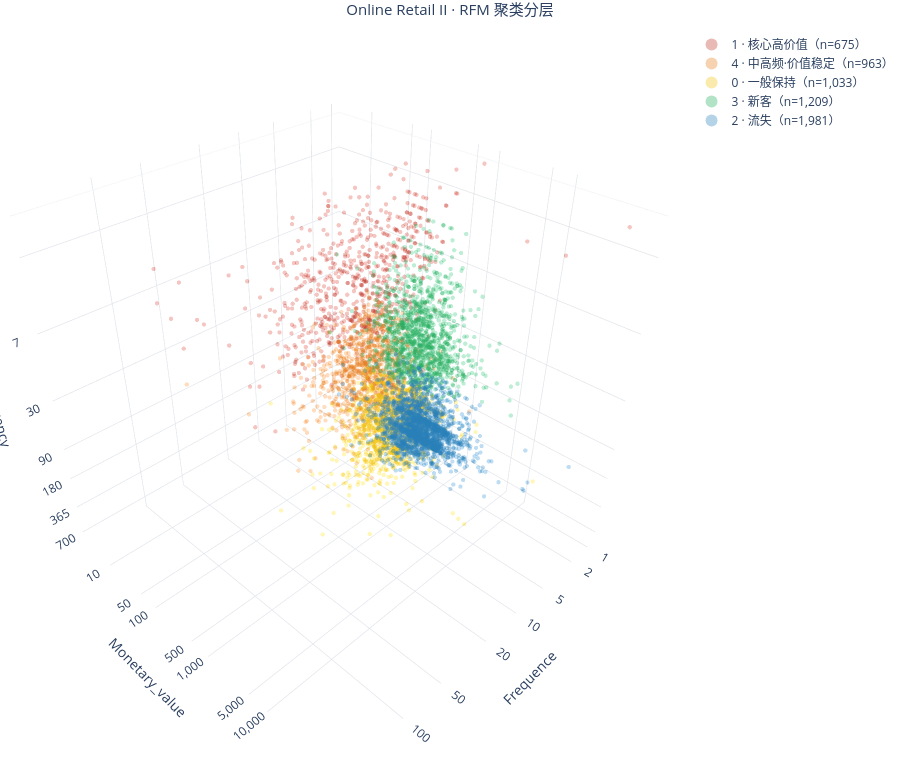

Notebook cell for this chart:
### Code cell
#| column: page  
import plotly.graph_objects as go

PAL = ["#C0392B", "#E67E22", "#F1C40F", "#27AE60", "#2980B9"]
color = {c: PAL[i % len(PAL)] for i, c in enumerate(order)}

f_ticks = [0, 1, 2, 5, 10, 20, 50, 100]
m_ticks = [0, 10, 50, 100, 500, 1000, 5000, 10000]
r_ticks = [0, 1, 7, 30, 90, 180, 365, 700]

f_tv, f_tt = ticks(rfm_clv["frequency"], f_ticks)
m_tv, m_tt = ticks(rfm_clv["monetary_value"], m_ticks)
r_tv, r_tt = ticks(rfm_clv["recency"], r_ticks)


def hover(r):
    return (f"客户 {r['customer_id']}<br>"
            f"Frequency: {r['frequency']:,.0f} 单<br>"
            f"Monetary: {r['monetary_value']:,.0f}<br>"
            f"Recency: {r['recency']:,.0f} 天<br>"
            f"CLV: {r['clv_estimate']:,.0f} <br>"
            )

fig = go.Figure()
for c in order:
    g = rfm_clv[rfm_clv["Cluster"] == c]
    fig.add_trace(go.Scatter3d(
        x=np.log1p(g["frequency"]),
        y=np.log1p(g["monetary_value"]),
        z=-np.log1p(g["recency"]),          # recency = 距今天数，取负号后越大越近
        mode="markers",
        name=f"{c} · {label_map[c]}（n={len(g):,}）",
        marker=dict(size=2.5, color=color[c], opacity=0.35),
        customdata=np.stack([g["frequency"], g["monetary_value"],
                             g["recency"], g["clv_estimate"]], -1),
        hovertemplate=g.apply(hover, axis=1), 
    ))

fig.update_layout(
    height=760, margin=dict(l=0, r=0, t=30, b=0),
    legend=dict(itemsizing="constant"),
    scene=dict(
            xaxis=axis_cfg("Frequence", f_tv, f_tt), 
            yaxis=axis_cfg("Monetary_value", m_tv, m_tt), 
            zaxis=axis_cfg("-Recency", r_tv, r_tt, neg=True), 
            aspectmode="cube"
        ),
    title=dict(
            text="Online Retail II · RFM 聚类分层", 
            x=0.5, font=dict(size=15)
        ),
)
fig.show()

### Figure 1 — Plotly figure (JSON) as saved in the notebook; plotly's stock layout.template omitted (floating-point values rounded to 4 significant figures; data arrays with more than 128 entries replaced by an {"elided": "..."} marker saying what was removed)
{"data": [{"customdata": {"elided": "675x4 float values"}, "hovertemplate": {"elided": "675 str values"}, "marker": {"color": "#C0392B", "opacity": 0.35, "size": 2.5}, "mode": "markers", "name": "1 · 核心高价值（n=675）", "type": "scatter3d", "x": {"elided": "675 float values"}, "y": {"elided": "675 float values"}, "z": {"elided": "675 float values"}}, {"customdata": {"elided": "963x4 float values"}, "hovertemplate": {"elided": "963 str values"}, "marker": {"color": "#E67E22", "opacity": 0.35, "size": 2.5}, "mode": "markers", "name": "4 · 中高频·价值稳定（n=963）", "type": "scatter3d", "x": {"elided": "963 float values"}, "y": {"elided": "963 float values"}, "z": {"elided": "963 float values"}}, {"customdata": {"elided": "1033x4 float values"}, "hovertemplate": {"elided": "1033 str values"}, "marker": {"color": "#F1C40F", "opacity": 0.35, "size": 2.5}, "mode": "markers", "name": "0 · 一般保持（n=1,033）", "type": "scatter3d", "x": {"elided": "1033 float values"}, "y": {"elided": "1033 float values"}, "z": {"elided": "1033 float values"}}, {"customdata": {"elided": "1209x4 float values"}, "hovertemplate": {"elided": "1209 str values"}, "marker": {"color": "#27AE60", "opacity": 0.35, "size": 2.5}, "mode": "markers", "name": "3 · 新客（n=1,209）", "type": "scatter3d", "x": {"elided": "1209 float values"}, "y": {"elided": "1209 float values"}, "z": {"elided": "1209 float values"}}, {"customdata": {"elided": "1981x4 float values"}, "hovertemplate": {"elided": "1981 str values"}, "marker": {"color": "#2980B9", "opacity": 0.35, "size": 2.5}, "mode": "markers", "name": "2 · 流失（n=1,981）", "type": "scatter3d", "x": {"elided": "1981 float values"}, "y": {"elided": "1981 float values"}, "z": {"elided": "1981 float values"}}], "layout": {"height": 760, "legend": {"itemsizing": "constant"}, "margin": {"b": 0, "l": 0, "r": 0, "t": 30}, "scene": {"aspectmode": "cube", "xaxis": {"backgroundcolor": "rgba(247,248,250,0.9)", "gridcolor": "#E5E7EB", "showbackground": true, "ticktext": ["0", "1", "2", "5", "10", "20", "50", "100"], "tickvals": [0, 0.6931, 1.099, 1.792, 2.398, 3.045, 3.932, 4.615], "title": {"text": "Frequence"}}, "yaxis": {"backgroundcolor": "rgba(247,248,250,0.9)", "gridcolor": "#E5E7EB", "showbackground": true, "ticktext": ["0", "10", "50", "100", "500", "1,000", "5,000", "10,000"], "tickvals": [0, 2.398, 3.932, 4.615, 6.217, 6.909, 8.517, 9.21], "title": {"text": "Monetary_value"}}, "zaxis": {"backgroundcolor": "rgba(247,248,250,0.9)", "gridcolor": "#E5E7EB", "showbackground": true, "ticktext": ["0", "1", "7", "30", "90", "180", "365", "700"], "tickvals": [0, -0.6931, -2.079, -3.434, -4.511, -5.198, -5.903, -6.553], "title": {"text": "-Recency"}}}, "title": {"font": {"size": 15}, "text": "Online Retail II · RFM 聚类分层", "x": 0.5}}}
